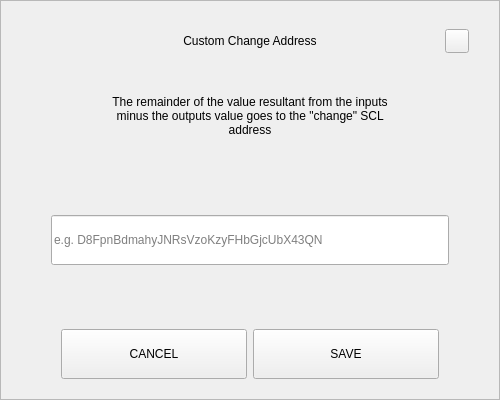
<?xml version="1.0" encoding="UTF-8"?>
<ui version="4.0">
 <class>SendChangeAddressDialog</class>
 <widget class="QDialog" name="SendChangeAddressDialog">
  <property name="geometry">
   <rect>
    <x>0</x>
    <y>0</y>
    <width>500</width>
    <height>400</height>
   </rect>
  </property>
  <property name="windowTitle">
   <string>Dialog</string>
  </property>
  <layout class="QVBoxLayout" name="verticalLayout">
   <property name="spacing">
    <number>0</number>
   </property>
   <property name="leftMargin">
    <number>0</number>
   </property>
   <property name="topMargin">
    <number>0</number>
   </property>
   <property name="rightMargin">
    <number>0</number>
   </property>
   <property name="bottomMargin">
    <number>0</number>
   </property>
   <item>
    <widget class="QFrame" name="frame">
     <property name="styleSheet">
      <string notr="true"/>
     </property>
     <property name="frameShape">
      <enum>QFrame::StyledPanel</enum>
     </property>
     <property name="frameShadow">
      <enum>QFrame::Raised</enum>
     </property>
     <layout class="QVBoxLayout" name="verticalLayout_2" stretch="0,0,0,0,0,0,0">
      <property name="spacing">
       <number>0</number>
      </property>
      <property name="leftMargin">
       <number>30</number>
      </property>
      <property name="topMargin">
       <number>20</number>
      </property>
      <property name="rightMargin">
       <number>30</number>
      </property>
      <property name="bottomMargin">
       <number>20</number>
      </property>
      <item>
       <layout class="QHBoxLayout" name="horizontalLayout_3">
        <property name="spacing">
         <number>0</number>
        </property>
        <item>
         <spacer name="horizontalSpacer_2">
          <property name="orientation">
           <enum>Qt::Horizontal</enum>
          </property>
          <property name="sizeHint" stdset="0">
           <size>
            <width>40</width>
            <height>20</height>
           </size>
          </property>
         </spacer>
        </item>
        <item>
         <widget class="QLabel" name="labelTitle">
          <property name="minimumSize">
           <size>
            <width>0</width>
            <height>40</height>
           </size>
          </property>
          <property name="maximumSize">
           <size>
            <width>16777215</width>
            <height>40</height>
           </size>
          </property>
          <property name="styleSheet">
           <string notr="true">padding-left:24px;</string>
          </property>
          <property name="text">
           <string>Custom Change Address</string>
          </property>
          <property name="alignment">
           <set>Qt::AlignCenter</set>
          </property>
          <property name="margin">
           <number>7</number>
          </property>
         </widget>
        </item>
        <item>
         <spacer name="horizontalSpacer">
          <property name="orientation">
           <enum>Qt::Horizontal</enum>
          </property>
          <property name="sizeHint" stdset="0">
           <size>
            <width>40</width>
            <height>20</height>
           </size>
          </property>
         </spacer>
        </item>
        <item>
         <widget class="QPushButton" name="btnEsc">
          <property name="minimumSize">
           <size>
            <width>24</width>
            <height>24</height>
           </size>
          </property>
          <property name="maximumSize">
           <size>
            <width>24</width>
            <height>24</height>
           </size>
          </property>
          <property name="focusPolicy">
           <enum>Qt::NoFocus</enum>
          </property>
          <property name="text">
           <string/>
          </property>
         </widget>
        </item>
       </layout>
      </item>
      <item>
       <spacer name="verticalSpacer_2">
        <property name="orientation">
         <enum>Qt::Vertical</enum>
        </property>
        <property name="sizeType">
         <enum>QSizePolicy::Fixed</enum>
        </property>
        <property name="sizeHint" stdset="0">
         <size>
          <width>20</width>
          <height>20</height>
         </size>
        </property>
       </spacer>
      </item>
      <item alignment="Qt::AlignHCenter">
       <widget class="QLabel" name="labelMessage">
        <property name="minimumSize">
         <size>
          <width>0</width>
          <height>70</height>
         </size>
        </property>
        <property name="text">
         <string>The remainder of the value resultant from the inputs minus the outputs value goes to the &quot;change&quot; SCL address</string>
        </property>
        <property name="alignment">
         <set>Qt::AlignCenter</set>
        </property>
        <property name="wordWrap">
         <bool>true</bool>
        </property>
       </widget>
      </item>
      <item>
       <spacer name="verticalSpacer_3">
        <property name="orientation">
         <enum>Qt::Vertical</enum>
        </property>
        <property name="sizeHint" stdset="0">
         <size>
          <width>20</width>
          <height>40</height>
         </size>
        </property>
       </spacer>
      </item>
      <item>
       <layout class="QHBoxLayout" name="horizontalLayout_2">
        <property name="spacing">
         <number>0</number>
        </property>
        <property name="leftMargin">
         <number>20</number>
        </property>
        <property name="rightMargin">
         <number>20</number>
        </property>
        <item>
         <widget class="QLineEdit" name="lineEditAddress">
          <property name="minimumSize">
           <size>
            <width>0</width>
            <height>50</height>
           </size>
          </property>
          <property name="placeholderText">
           <string notr="true">e.g. D8FpnBdmahyJNRsVzoKzyFHbGjcUbX43QN</string>
          </property>
         </widget>
        </item>
       </layout>
      </item>
      <item>
       <spacer name="verticalSpacer">
        <property name="orientation">
         <enum>Qt::Vertical</enum>
        </property>
        <property name="sizeHint" stdset="0">
         <size>
          <width>20</width>
          <height>40</height>
         </size>
        </property>
       </spacer>
      </item>
      <item>
       <layout class="QHBoxLayout" name="horizontalLayout" stretch="2,2">
        <property name="spacing">
         <number>6</number>
        </property>
        <property name="leftMargin">
         <number>30</number>
        </property>
        <property name="rightMargin">
         <number>30</number>
        </property>
        <item>
         <widget class="QPushButton" name="btnCancel">
          <property name="minimumSize">
           <size>
            <width>180</width>
            <height>50</height>
           </size>
          </property>
          <property name="focusPolicy">
           <enum>Qt::NoFocus</enum>
          </property>
          <property name="text">
           <string>CANCEL</string>
          </property>
         </widget>
        </item>
        <item>
         <widget class="QPushButton" name="btnSave">
          <property name="minimumSize">
           <size>
            <width>180</width>
            <height>50</height>
           </size>
          </property>
          <property name="focusPolicy">
           <enum>Qt::NoFocus</enum>
          </property>
          <property name="text">
           <string>SAVE</string>
          </property>
         </widget>
        </item>
       </layout>
      </item>
     </layout>
    </widget>
   </item>
  </layout>
 </widget>
 <resources/>
 <connections/>
</ui>
